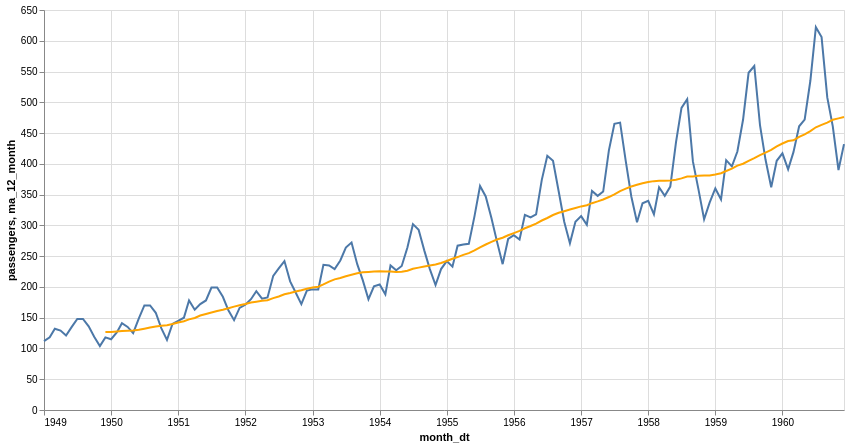
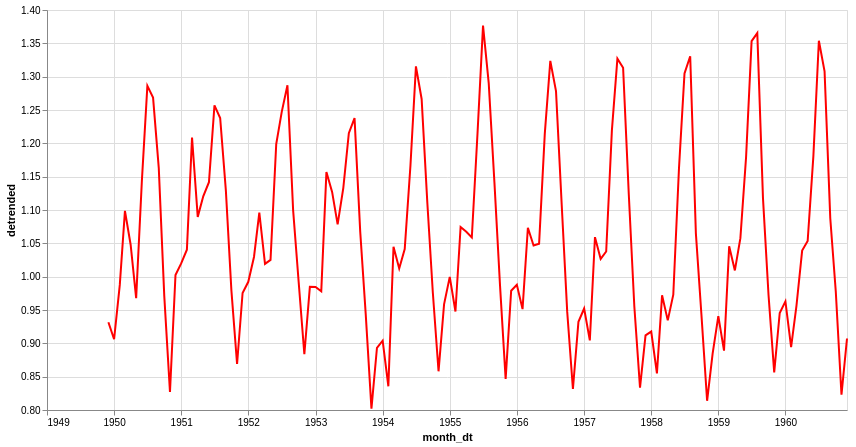
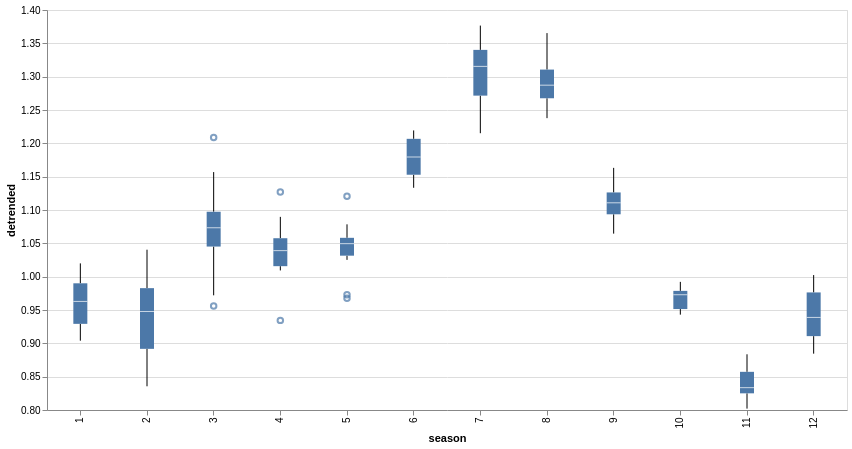

Notebook cell for these charts, in order:
### Code cell
base = alt.Chart(df_ap)

full = base.mark_line().encode(
    alt.X('month_dt:T'),
    alt.Y('passengers:Q'),
    tooltip=['month_dt', 'passengers']
).properties(
    width=800,
    height=400
)

ma_12_month = full.mark_line(color='orange').encode(
    alt.Y('ma_12_month:Q'),
)

detrended = full.mark_line(color='red').encode(
    alt.Y('detrended:Q').scale(zero=False)
)

seasonlity = (
    full
    .mark_boxplot()
    .encode(
        alt.X('season:O'),
        alt.Y('detrended:Q').scale(zero=False),
    )
)

# (base + ma_12_month + detrended)
display(full + ma_12_month )
display(detrended)
display(seasonlity)

### Figure 1 — Vega-Lite specification as saved in the notebook (floating-point values rounded to 4 significant figures; data arrays with more than 128 entries replaced by an {"elided": "..."} marker saying what was removed)
{"config": {"view": {"continuousWidth": 300, "continuousHeight": 300}}, "layer": [{"mark": {"type": "line"}, "encoding": {"tooltip": [{"field": "month_dt", "type": "temporal"}, {"field": "passengers", "type": "quantitative"}], "x": {"field": "month_dt", "type": "temporal"}, "y": {"field": "passengers", "type": "quantitative"}}}, {"mark": {"type": "line", "color": "orange"}, "encoding": {"tooltip": [{"field": "month_dt", "type": "temporal"}, {"field": "passengers", "type": "quantitative"}], "x": {"field": "month_dt", "type": "temporal"}, "y": {"field": "ma_12_month", "type": "quantitative"}}}], "data": {"name": "data-8bceb742c3b95aa8989c5bd9abf438ce"}, "height": 400, "width": 800, "$schema": "https://vega.github.io/schema/vega-lite/v5.20.1.json", "datasets": {"data-8bceb742c3b95aa8989c5bd9abf438ce": {"elided": "144 records"}}}

### Figure 2 — Vega-Lite specification as saved in the notebook (floating-point values rounded to 4 significant figures; data arrays with more than 128 entries replaced by an {"elided": "..."} marker saying what was removed)
{"config": {"view": {"continuousWidth": 300, "continuousHeight": 300}}, "data": {"name": "data-8bceb742c3b95aa8989c5bd9abf438ce"}, "mark": {"type": "line", "color": "red"}, "encoding": {"tooltip": [{"field": "month_dt", "type": "temporal"}, {"field": "passengers", "type": "quantitative"}], "x": {"field": "month_dt", "type": "temporal"}, "y": {"field": "detrended", "scale": {"zero": false}, "type": "quantitative"}}, "height": 400, "width": 800, "$schema": "https://vega.github.io/schema/vega-lite/v5.20.1.json", "datasets": {"data-8bceb742c3b95aa8989c5bd9abf438ce": {"elided": "144 records"}}}

### Figure 3 — Vega-Lite specification as saved in the notebook (floating-point values rounded to 4 significant figures; data arrays with more than 128 entries replaced by an {"elided": "..."} marker saying what was removed)
{"config": {"view": {"continuousWidth": 300, "continuousHeight": 300}}, "data": {"name": "data-8bceb742c3b95aa8989c5bd9abf438ce"}, "mark": {"type": "boxplot"}, "encoding": {"tooltip": [{"field": "month_dt", "type": "temporal"}, {"field": "passengers", "type": "quantitative"}], "x": {"field": "season", "type": "ordinal"}, "y": {"field": "detrended", "scale": {"zero": false}, "type": "quantitative"}}, "height": 400, "width": 800, "$schema": "https://vega.github.io/schema/vega-lite/v5.20.1.json", "datasets": {"data-8bceb742c3b95aa8989c5bd9abf438ce": {"elided": "144 records"}}}
